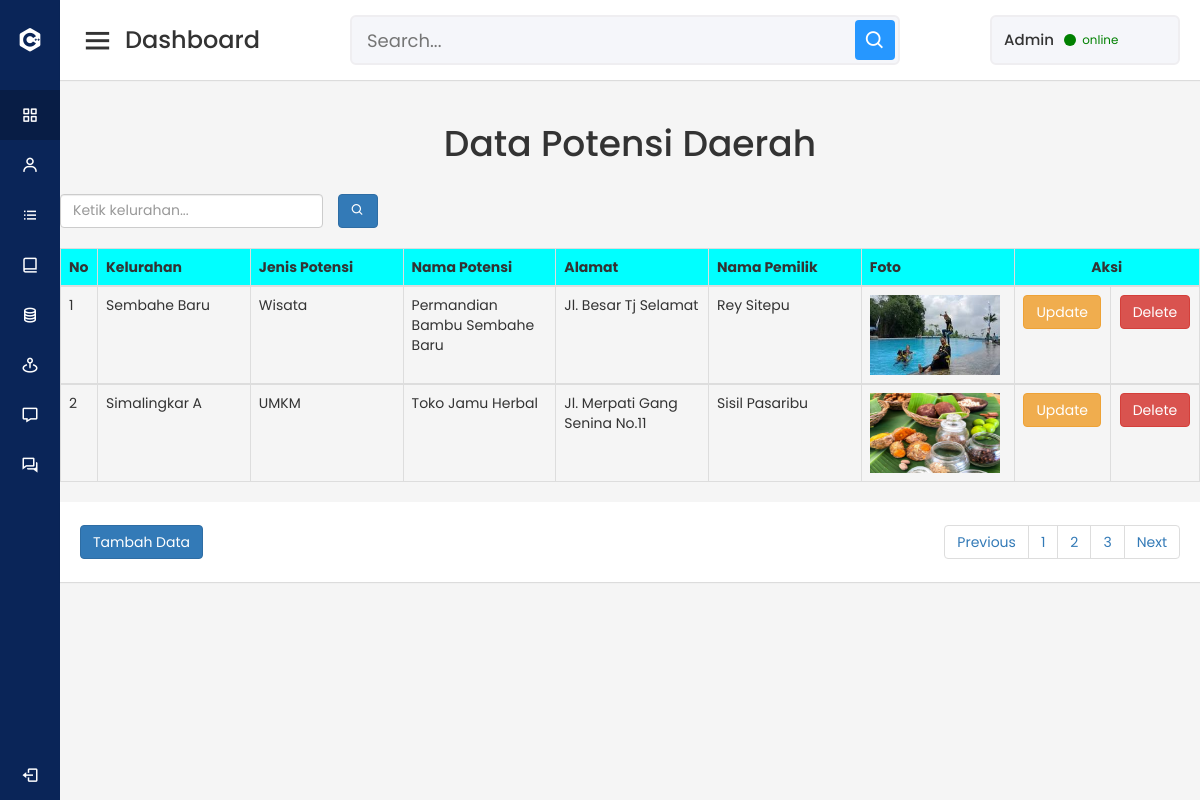
The app's page /Admin/menu/potensitestcari.php with its own data.
### tables this page shows
CREATE TABLE IF NOT EXISTS `tbl_det_potensi` (
`id_detpo` int(11) NOT NULL,
  `id_kelurahan` int(11) NOT NULL,
  `id_potensi` int(11) NOT NULL,
  `foto` varchar(255) NOT NULL,
  `nm_potensi` varchar(255) NOT NULL,
  `alt_potensi` varchar(100) NOT NULL,
  `nm_pemilik` varchar(255) NOT NULL
);

CREATE TABLE IF NOT EXISTS `tbl_kelurahan` (
`id_kelurahan` int(11) NOT NULL,
  `kd_pos` varchar(10) NOT NULL,
  `kelurahan` varchar(255) NOT NULL,
  `jlh_lingkungan` varchar(100) NOT NULL,
  `luas_wilayah` varchar(100) NOT NULL,
  `alamat_kel` varchar(100) NOT NULL,
  `deskripsi` text NOT NULL
);

CREATE TABLE IF NOT EXISTS `tbl_potensi` (
`id_potensi` int(11) NOT NULL,
  `j_potensi` varchar(100) NOT NULL
);

### Admin/menu/potensitestcari.php (the view, shortened to what this page needs)
<?php
include "koneksi.php";
?>
<!DOCTYPE html>
<html lang="en" dir="ltr">
<head>
	<link rel="stylesheet" href="../bootstrap/css/bootstrap.min.css">
	<link rel="stylesheet" href="../style.css">
	<link href='https://unpkg.com/boxicons@2.0.7/css/boxicons.min.css' rel='stylesheet'>
</head>
<body>
	<?php include "menu.php"; ?>
	<section class="home-section">
		<?php include "header.php"; ?>
		<div class="home-content">
			<center><h1>Data Potensi Daerah</h1></center>
			<br>
			<div class="card-body">
				<form action="pencarian.php" method="get">
					<div class="row">
						<div class="col-md-3">
							<input class="form-control" type="text" placeholder="Ketik kelurahan..." aria-label="Search for..." aria-describedby="btnNavbarSearch" autocomplete="off" name="keyword" />
						</div>
						<button class="btn btn-primary" id="btnNavbarSearch" type="button"><i class="bx bx-search"></i></button>
					</div>
				</form>
			</div>
			<table class="table table-bordered table-hover">
				<br>
				<thead>
					<tr style="background-color: aqua;">
						<th>No</th>
						<th>Kelurahan</th>
						<th>Jenis Potensi</th>
						<th>Nama Potensi</th>
						<th>Alamat</th>
						<th>Nama Pemilik</th>
						<th>Foto</th>
						<th colspan='2' class="text-center">Aksi</th>
					</tr>
				</thead>
				<tbody>
					<?php
					$batas = 2;
					$halaman = isset($_GET['halaman'])?(int)$_GET['halaman'] : 1;
					$halaman_awal = ($halaman>1) ? ($halaman * $batas) - $batas : 0;
					$previous = $halaman - 1;
					$next = $halaman + 1;
					$data= mysqli_query($kon,"SELECT * FROM tbl_det_potensi
						INNER JOIN tbl_kelurahan ON tbl_det_potensi.id_kelurahan = tbl_kelurahan.id_kelurahan
						INNER JOIN tbl_potensi ON tbl_det_potensi.id_potensi = tbl_potensi.id_potensi ORDER BY id_detpo DESC");
					$jumlah_data = mysqli_num_rows($data);
					$total_halaman = ceil($jumlah_data / $batas);
					$kelurahan= mysqli_query($kon,"SELECT * FROM tbl_det_potensi
						INNER JOIN tbl_kelurahan ON tbl_det_potensi.id_kelurahan = tbl_kelurahan.id_kelurahan
						INNER JOIN tbl_potensi ON tbl_det_potensi.id_potensi = tbl_potensi.id_potensi ORDER BY id_detpo DESC limit $halaman_awal, $batas");
					$no = $halaman_awal+1;
					while ($data=mysqli_fetch_array($kelurahan)){
						?>
						<tr>
							<td width="30px"><?php echo $no++;?></td>
							<td width="150px"><?php echo $data["kelurahan"]; ?></td>
							<td width="150px"><?php echo $data["j_potensi"]; ?></td>
							<td width="150px"><?php echo $data["nm_potensi"]; ?></td>
							<td width="150"><?php echo $data["alt_potensi"]; ?></td>
							<td width="150"><?php echo $data["nm_pemilik"]; ?></td>
							<td width="150"><img src="foto/<?php echo $data['foto'];?>"style="width: 130px; height: 80px;"></td>
							<td width="80px">
								<center>
									<a href="update_potensi.php?id_detpo=<?php echo htmlspecialchars($data['id_detpo']); ?>" class="btn btn-warning" role="button">Update</a>
								</center>
							</td>
							<td width="80px">
								<center> <a href="<?php echo htmlspecialchars($_SERVER["PHP_SELF"]);?>?id_detpo=<?php echo $data['id_detpo']; ?>" class="btn btn-danger" role="button">Delete</a> </center>
							</td>
						</tr>
					</tbody>
				<?php } ?>
			</table>
			<nav>
				<a href="tambah_potensi.php" class="btn btn-primary" role="button">Tambah Data</a>
				<ul class="pagination justify-content-right">
					<li class="page-item">
						<a class="page-link" <?php if($halaman > 1){ echo "href='?halaman=$previous'"; } ?> >Previous</a>
					</li>
					<?php
					for($x=1;$x<=$total_halaman;$x++){
						?>
						<li class="page-item"><a class="page-link" href="?halaman=<?php echo $x ?>"><?php echo $x; ?></a></li>
						<?php
					}
					?>
					<li class="page-item">
						<a  class="page-link" <?php if($halaman < $total_halaman) { echo "href='?halaman=$next'"; } ?>>Next</a>
					</li>
				</ul>
			</nav>
		</div>
	</section>
</body>
</html>

### Admin/style.css (style rules this page uses)
* { margin: 0; padding: 0; box-sizing: border-box; font-family: 'Poppins', sans-serif; }
.home-section { position: relative; background: #f5f5f5; min-height: 100vh; width: calc(100% - 240px); left: 240px; transition: all 0.5s ease; }
.home-section nav { display: flex; justify-content: space-between; height: 80px; background: #fff; display: flex; align-items: center; position: fixed; width: calc(100% - 240px); left: 240px; z-index: 100; padding: 0 20px; box-shadow: 0 1px 1px rgba(0, 0, 0, 0.1); transition: all 0.5s ease; }
.home-section .home-content { position: relative; padding-top: 104px; }
@media (max-width: 1240px) { .home-section { width: calc(100% - 60px); left: 60px; } }
@media (max-width: 1240px) { .home-section nav { width: calc(100% - 60px); left: 60px; } }

### records on screen
tbl_det_potensi: id_kelurahan.kelurahan "Sembahe Baru", id_potensi.j_potensi "Wisata", nm_potensi "Permandian Bambu Sembahe Baru", alt_potensi "Jl. Besar Tj Selamat", nm_pemilik "Rey Sitepu", foto (picture)
tbl_det_potensi: id_kelurahan.kelurahan "Simalingkar A", id_potensi.j_potensi "UMKM", nm_potensi "Toko Jamu Herbal", alt_potensi "Jl. Merpati Gang Senina No.11", nm_pemilik "Sisil Pasaribu", foto (picture)
